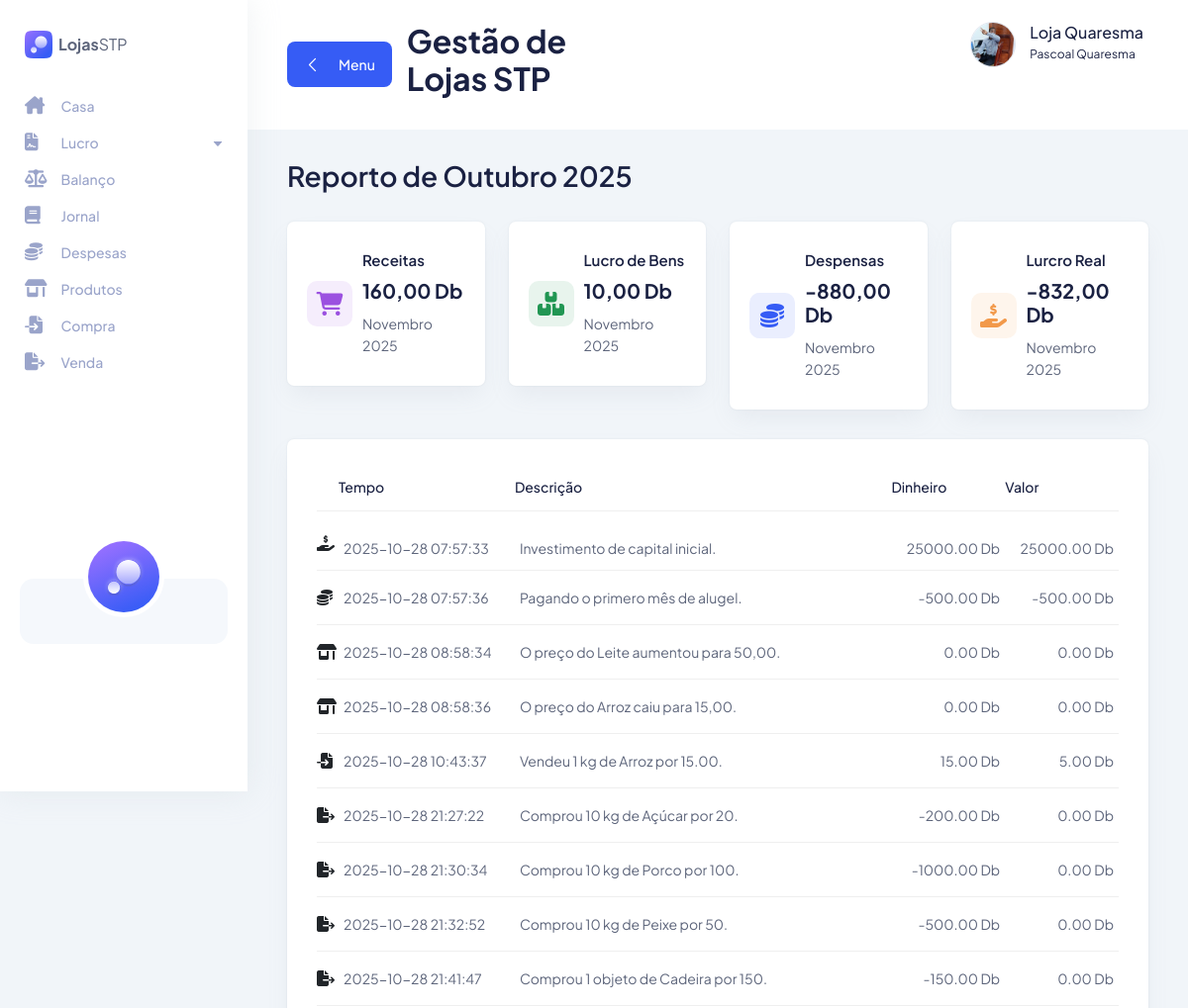
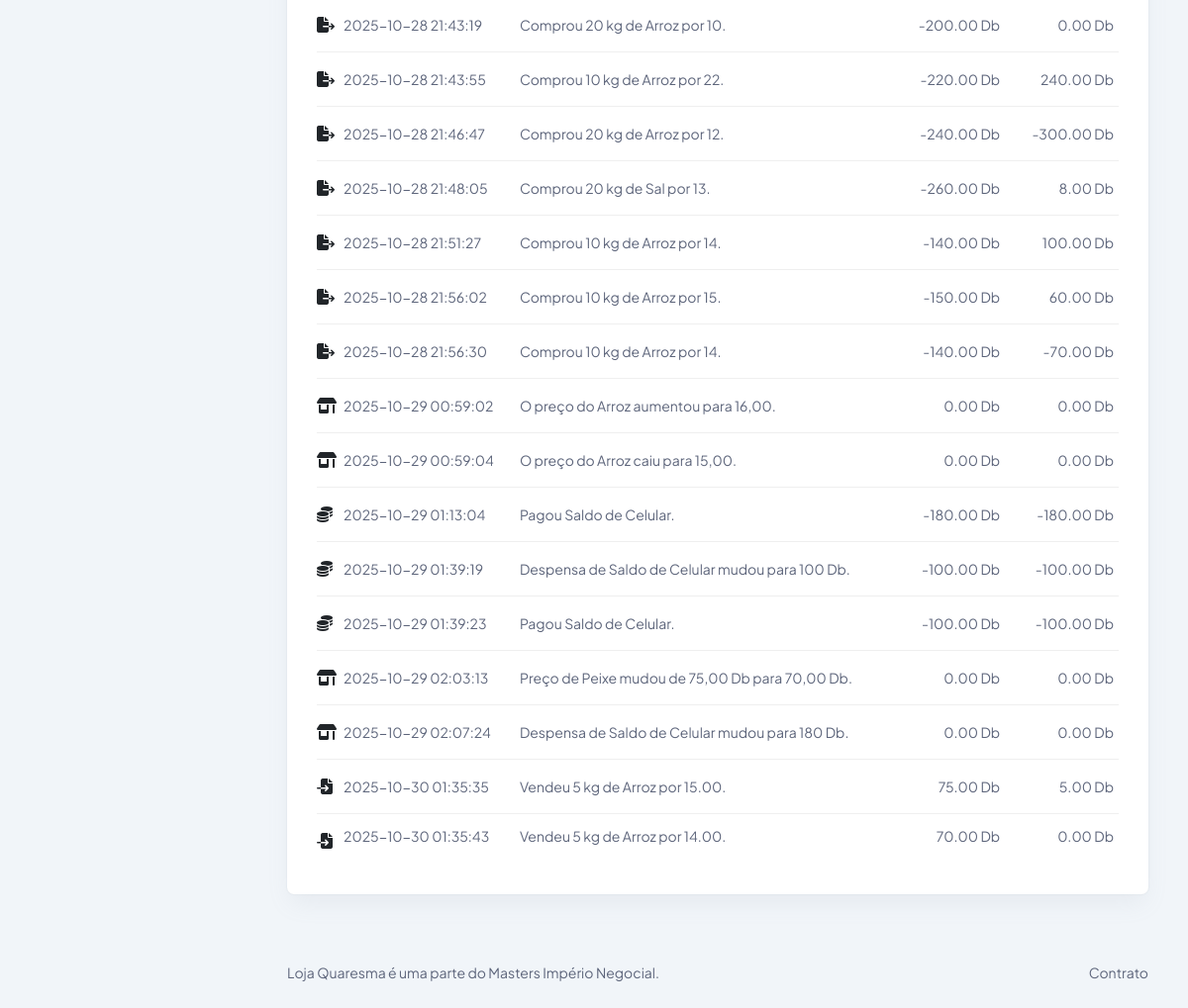
/report/oct25, run on the app's committed database (2 pictures, top to bottom).
### website/models.py (models this page shows)
class Entry(db.Model): # An entry in the journal
    entry_id = db.Column(db.Integer, primary_key = True)
    entry_type = db.Column(db.Integer)
    time = db.Column(db.DateTime(timezone = False), default = func.now())
    cash = db.Column(db.Numeric(9, 2))
    equity = db.Column(db.Numeric(9, 2))
    message = db.Column(db.String(200))

### website/views.py (the view)
@views.route("/report/<month>")
def report(month):
    year = int("20" + month[3:])     # "25" → 2025
    month = [0, "jan", "feb", "mar", "apr", "may", "jun", "jul", "aug", "sep", "oct", "nov", "dec"].index(month[:3])
    start = dt.datetime(year, month, 1)
    if month == 12:
        end = dt.datetime(year + 1, 1, 1)
    else:
        end = dt.datetime(year, month + 1, 1)
    month = [0, "Janeiro", "Fevereiro", "Março", "Abril", "Maio", "Junho", "Julho", "Agosto", "Setembro", "Outubro", "Novembro", "Dezembro"][month]
    entries = db.session.query(Entry).filter(Entry.time >= start, Entry.time < end).all()
    results = compute_results(entries)
    return fl.render_template("report.html", entries = entries, results = results, year = year, month = month)

### website/util.py (called while the page is built)
def compute_results(entries):
    results = {
        "revenue": de.Decimal("0"),
        "gross_profit": de.Decimal("0"),
        "expenses": de.Decimal("0"),
        "net_profit": de.Decimal("0")
    }
    for e in entries:
        if e.entry_type == 1:
            results["revenue"] += de.Decimal(e.cash)
            results["gross_profit"] += de.Decimal(e.equity)
        elif e.entry_type in [3, 4]:
            results["expenses"] += de.Decimal(e.equity)
        if e.entry_type != 5:
            results["net_profit"] += de.Decimal(e.equity)
    results = {
        "revenue": format_de(results["revenue"]),
        "gross_profit": format_de(results["gross_profit"]),
        "expenses": format_de(results["expenses"]),
        "net_profit": format_de(results["net_profit"])
    }
    return results

### website/templates/report.html (shortened to what this page needs)
{% extends "base.html" %}
{% block title %} Reporto de {{ month }} {{ year }} {% endblock %}
{% block main %}
  <div class = "row">
    <div class = "col-xl-3 col-lg-4 col-sm-6">
      <div class = "icon-card mb-30">
        <div class = "icon purple">
          <i class = "fa-solid fa-cart-shopping"></i>
        </div>
        <div class = "content">
          <h6 class = "mb-10"> Receitas </h6>
          <h3 class = "text-bold mb-10"> {{ results.revenue }} Db </h3>
          <p class = "text-sm text-success">
            <span class = "text-gray"> Novembro 2025 </span>
          </p>
        </div>
      </div>
    </div>
    <div class = "col-xl-3 col-lg-4 col-sm-6">
      <div class = "icon-card mb-30">
        <div class = "icon success">
          <i class = "fa-solid fa-boxes-stacked"></i>
        </div>
        <div class = "content">
          <h6 class = "mb-10"> Lucro de Bens </h6>
          <h3 class = "text-bold mb-10"> {{ results.gross_profit }} Db </h3>
          <p class = "text-sm text-success">
            <span class = "text-gray"> Novembro 2025 </span>
          </p>
        </div>
      </div>
    </div>
    <div class = "col-xl-3 col-lg-4 col-sm-6">
      <div class = "icon-card mb-30">
        <div class = "icon primary">
          <i class = "fa-solid fa-coins"></i>
        </div>
        <div class = "content">
          <h6 class = "mb-10"> Despensas </h6>
          <h3 class = "text-bold mb-10"> {{ results.expenses }} Db </h3>
          <p class = "text-sm text-danger">
            <span class = "text-gray"> Novembro 2025 </span>
          </p>
        </div>
      </div>
    </div>
    <div class = "col-xl-3 col-lg-4 col-sm-6">
      <div class = "icon-card mb-30">
        <div class = "icon orange">
          <i class = "fa-solid fa-hand-holding-dollar"></i>
        </div>
        <div class = "content">
          <h6 class = "mb-10"> Lurcro Real</h6>
          <h3 class = "text-bold mb-10"> {{ results.net_profit }} Db</h3>
          <p class = "text-sm text-danger">
            <span class = "text-gray"> Novembro 2025 </span>
          </p>
        </div>
      </div>
    </div>
  </div>
    <div class = "tables-wrapper">
      <div class = "row">
        <div class = "col-lg-12">
          <div class = "card-style mb-30">
            <div class = "table-wrapper table-responsive">
              <table class = "table">
                <thead>
                  <tr>
                    <th>
                    </th>
                    <th>
                      <h6> Tempo </h6>
                    </th>
                    <th>
                      <h6> Descrição </h6>
                    </th>
                    <th>
                      <h6> Dinheiro </h6>
                    </th>
                    <th>
                      <h6> Valor </h6>
                    </th>
                  </tr>
                </thead>
                <tbody>
                  {% for e in entries %}
                    <tr>
                      <td>
                        {% if e.entry_type == 1 %}
                          <i class = "fa-solid fa-file-import"></i>
                        {% elif e.entry_type == 2 %}
                          <i class = "fa-solid fa-file-export"></i>
                        {% elif e.entry_type == 3 %}
                          <i class = "fa-solid fa-coins"></i>
                        {% elif e.entry_type == 4 %}
                          <i class = "fa-solid fa-truck-fast"></i>
                        {% elif e.entry_type == 5 %}
                          <i class = "fa-solid fa-hand-holding-dollar"></i>
                        {% elif e.entry_type == 6 %}
                          <i class = "fa-solid fa-shop"></i>
                        {% endif %}
                      </td>
                      <td class = "min-width">
                        <p> {{e.time}} </p>
                      </td>
                      <td class = "min-width">
                        <p> {{ e.message }} </p>
                      </td>
                      <td class = "min-width">
                        <p style = "text-align: right;"> {{ e.cash }} Db </p>
                      </td>
                      <td class = "min-width">
                        <p style = "text-align: right;"> {{ e.equity }} Db </p>
                      </td>
                    </tr>
                  {% endfor %}
                </tbody>
              </table>
            </div>
          </div>
        </div>
      </div>
    </div>
  </div>
{% endblock %}

### website/static/css/fullcalendar.css (style rules this page uses)
:root { --fc-daygrid-event-dot-width:8px;--fc-list-event-dot-width:10px;--fc-list-event-hover-bg-color:#f5f5f5 }

### data on the page
Entry: entry_type 5 (drawn), time "2025-10-28 07:57:33", message "Investimento de capital inicial.", cash "25000.00", equity "25000.00"
Entry: entry_type 3 (drawn), time "2025-10-28 07:57:36", message "Pagando o primero mês de alugel.", cash "-500.00", equity "-500.00"
Entry: entry_type 6 (drawn), time "2025-10-28 08:58:34", message "O preço do Leite aumentou para 50,00.", cash "0.00", equity "0.00"
Entry: entry_type 6 (drawn), time "2025-10-28 08:58:36", message "O preço do Arroz caiu para 15,00.", cash "0.00", equity "0.00"
Entry: entry_type 1 (drawn), time "2025-10-28 10:43:37", message "Vendeu 1 kg de Arroz por 15.00.", cash "15.00", equity "5.00"
Entry: entry_type 2 (drawn), time "2025-10-28 21:27:22", message "Comprou 10 kg de Açúcar por 20.", cash "-200.00", equity "0.00"
Entry: entry_type 2 (drawn), time "2025-10-28 21:30:34", message "Comprou 10 kg de Porco por 100.", cash "-1000.00", equity "0.00"
Entry: entry_type 2 (drawn), time "2025-10-28 21:32:52", message "Comprou 10 kg de Peixe por 50.", cash "-500.00", equity "0.00"
Entry: entry_type 2 (drawn), time "2025-10-28 21:41:47", message "Comprou 1 objeto de Cadeira por 150.", cash "-150.00", equity "0.00"
Entry: entry_type 2 (drawn), time "2025-10-28 21:43:19", message "Comprou 20 kg de Arroz por 10.", cash "-200.00", equity "0.00"
Entry: entry_type 2 (drawn), time "2025-10-28 21:43:55", message "Comprou 10 kg de Arroz por 22.", cash "-220.00", equity "240.00"
Entry: entry_type 2 (drawn), time "2025-10-28 21:46:47", message "Comprou 20 kg de Arroz por 12.", cash "-240.00", equity "-300.00"
Entry: entry_type 2 (drawn), time "2025-10-28 21:48:05", message "Comprou 20 kg de Sal por 13.", cash "-260.00", equity "8.00"
Entry: entry_type 2 (drawn), time "2025-10-28 21:51:27", message "Comprou 10 kg de Arroz por 14.", cash "-140.00", equity "100.00"
Entry: entry_type 2 (drawn), time "2025-10-28 21:56:02", message "Comprou 10 kg de Arroz por 15.", cash "-150.00", equity "60.00"
Entry: entry_type 2 (drawn), time "2025-10-28 21:56:30", message "Comprou 10 kg de Arroz por 14.", cash "-140.00", equity "-70.00"
Entry: entry_type 6 (drawn), time "2025-10-29 00:59:02", message "O preço do Arroz aumentou para 16,00.", cash "0.00", equity "0.00"
Entry: entry_type 6 (drawn), time "2025-10-29 00:59:04", message "O preço do Arroz caiu para 15,00.", cash "0.00", equity "0.00"
Entry: entry_type 3 (drawn), time "2025-10-29 01:13:04", message "Pagou Saldo de Celular.", cash "-180.00", equity "-180.00"
Entry: entry_type 3 (drawn), time "2025-10-29 01:39:19", message "Despensa de Saldo de Celular mudou para 100 Db.", cash "-100.00", equity "-100.00"
Entry: entry_type 3 (drawn), time "2025-10-29 01:39:23", message "Pagou Saldo de Celular.", cash "-100.00", equity "-100.00"
Entry: entry_type 6 (drawn), time "2025-10-29 02:03:13", message "Preço de Peixe mudou de 75,00 Db para 70,00 Db.", cash "0.00", equity "0.00"
Entry: entry_type 6 (drawn), time "2025-10-29 02:07:24", message "Despensa de Saldo de Celular mudou para 180 Db.", cash "0.00", equity "0.00"
Entry: entry_type 1 (drawn), time "2025-10-30 01:35:35", message "Vendeu 5 kg de Arroz por 15.00.", cash "75.00", equity "5.00"
Entry: entry_type 1 (drawn), time "2025-10-30 01:35:43", message "Vendeu 5 kg de Arroz por 14.00.", cash "70.00", equity "0.00"

### other printed values
{{ month }} "Outubro"
{{ year }} "2025"
{{ results.revenue }} "160,00"
{{ results.gross_profit }} "10,00"
{{ results.expenses }} "-880,00"
{{ results.net_profit }} "-832,00"
